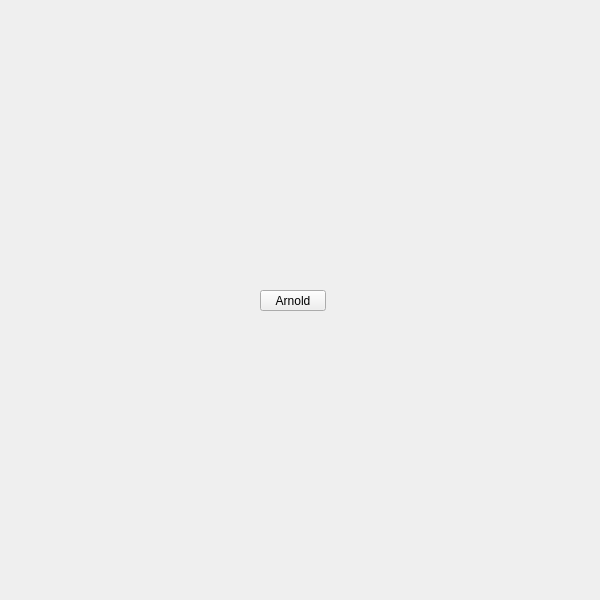
<?xml version="1.0" encoding="UTF-8"?>
<ui version="4.0">
 <class>QtUi</class>
 <widget class="QMainWindow" name="QtUi">
  <property name="enabled">
   <bool>true</bool>
  </property>
  <property name="geometry">
   <rect>
    <x>0</x>
    <y>0</y>
    <width>600</width>
    <height>600</height>
   </rect>
  </property>
  <property name="sizePolicy">
   <sizepolicy hsizetype="Ignored" vsizetype="Ignored">
    <horstretch>0</horstretch>
    <verstretch>0</verstretch>
   </sizepolicy>
  </property>
  <property name="minimumSize">
   <size>
    <width>0</width>
    <height>0</height>
   </size>
  </property>
  <property name="maximumSize">
   <size>
    <width>600</width>
    <height>600</height>
   </size>
  </property>
  <property name="toolButtonStyle">
   <enum>Qt::ToolButtonIconOnly</enum>
  </property>
  <property name="tabShape">
   <enum>QTabWidget::Triangular</enum>
  </property>
  <property name="dockNestingEnabled">
   <bool>true</bool>
  </property>
  <property name="dockOptions">
   <set>QMainWindow::AllowNestedDocks|QMainWindow::AllowTabbedDocks|QMainWindow::AnimatedDocks|QMainWindow::ForceTabbedDocks</set>
  </property>
  <widget class="QWidget" name="widget">
   <property name="sizePolicy">
    <sizepolicy hsizetype="Ignored" vsizetype="Ignored">
     <horstretch>0</horstretch>
     <verstretch>0</verstretch>
    </sizepolicy>
   </property>
   <widget class="QPushButton" name="i027">
    <property name="geometry">
     <rect>
      <x>260</x>
      <y>290</y>
      <width>66</width>
      <height>21</height>
     </rect>
    </property>
    <property name="minimumSize">
     <size>
      <width>0</width>
      <height>21</height>
     </size>
    </property>
    <property name="maximumSize">
     <size>
      <width>66</width>
      <height>21</height>
     </size>
    </property>
    <property name="accessibleName">
     <string>arnold</string>
    </property>
    <property name="text">
     <string>Arnold</string>
    </property>
   </widget>
  </widget>
 </widget>
 <resources />
 <connections />
 <designerdata>
  <property name="gridDeltaX">
   <number>5</number>
  </property>
  <property name="gridDeltaY">
   <number>10</number>
  </property>
  <property name="gridSnapX">
   <bool>true</bool>
  </property>
  <property name="gridSnapY">
   <bool>true</bool>
  </property>
  <property name="gridVisible">
   <bool>true</bool>
  </property>
 </designerdata>
</ui>
